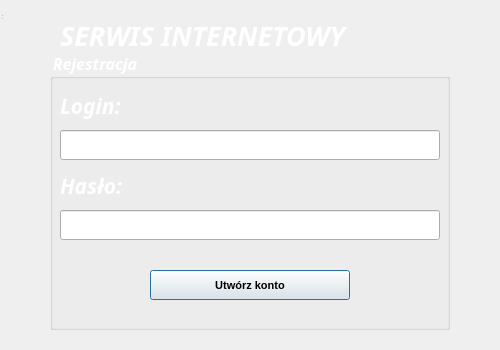
<?xml version="1.0" encoding="UTF-8"?>
<ui version="4.0">
 <class>Register</class>
 <widget class="QDialog" name="Register">
  <property name="geometry">
   <rect>
    <x>0</x>
    <y>0</y>
    <width>500</width>
    <height>350</height>
   </rect>
  </property>
  <property name="windowTitle">
   <string>REJESTRACJA</string>
  </property>
  <property name="windowIcon">
   <iconset resource="images.qrc">
    <normaloff>:/image/icon.png</normaloff>:/image/icon.png</iconset>
  </property>
  <widget class="QWidget" name="centralWidget" native="true">
   <property name="geometry">
    <rect>
     <x>0</x>
     <y>0</y>
     <width>500</width>
     <height>350</height>
    </rect>
   </property>
   <property name="styleSheet">
    <string notr="true">#centralWidget
{
	border-image:url(:/image/background_3.jpg);
}
#label_2, #label_3, #label_5, #groupBox
{
	color:white;
}</string>
   </property>
   <widget class="QGroupBox" name="groupBox">
    <property name="geometry">
     <rect>
      <x>50</x>
      <y>50</y>
      <width>400</width>
      <height>280</height>
     </rect>
    </property>
    <property name="font">
     <font>
      <family>Corbel</family>
      <pointsize>12</pointsize>
      <weight>75</weight>
      <italic>true</italic>
      <bold>true</bold>
     </font>
    </property>
    <property name="title">
     <string>Rejestracja</string>
    </property>
    <widget class="QPushButton" name="pushButton">
     <property name="geometry">
      <rect>
       <x>100</x>
       <y>220</y>
       <width>200</width>
       <height>30</height>
      </rect>
     </property>
     <property name="font">
      <font>
       <pointsize>8</pointsize>
       <weight>75</weight>
       <bold>true</bold>
      </font>
     </property>
     <property name="text">
      <string>Utwórz konto</string>
     </property>
    </widget>
    <widget class="QLineEdit" name="lineEdit_username">
     <property name="geometry">
      <rect>
       <x>10</x>
       <y>80</y>
       <width>380</width>
       <height>30</height>
      </rect>
     </property>
     <property name="font">
      <font>
       <family>Calibri</family>
       <pointsize>11</pointsize>
       <weight>50</weight>
       <bold>false</bold>
      </font>
     </property>
     <property name="text">
      <string/>
     </property>
    </widget>
    <widget class="QLineEdit" name="lineEdit_password">
     <property name="enabled">
      <bool>true</bool>
     </property>
     <property name="geometry">
      <rect>
       <x>10</x>
       <y>160</y>
       <width>380</width>
       <height>30</height>
      </rect>
     </property>
     <property name="font">
      <font>
       <family>Calibri</family>
       <pointsize>11</pointsize>
      </font>
     </property>
     <property name="text">
      <string/>
     </property>
     <property name="echoMode">
      <enum>QLineEdit::Password</enum>
     </property>
    </widget>
    <widget class="QLabel" name="label_3">
     <property name="geometry">
      <rect>
       <x>10</x>
       <y>120</y>
       <width>191</width>
       <height>31</height>
      </rect>
     </property>
     <property name="font">
      <font>
       <family>Corbel</family>
       <pointsize>16</pointsize>
       <weight>75</weight>
       <italic>true</italic>
       <bold>true</bold>
      </font>
     </property>
     <property name="text">
      <string>Hasło:</string>
     </property>
    </widget>
    <widget class="QLabel" name="label_2">
     <property name="geometry">
      <rect>
       <x>10</x>
       <y>40</y>
       <width>191</width>
       <height>31</height>
      </rect>
     </property>
     <property name="font">
      <font>
       <family>Corbel</family>
       <pointsize>16</pointsize>
       <weight>75</weight>
       <italic>true</italic>
       <bold>true</bold>
      </font>
     </property>
     <property name="text">
      <string>Login:</string>
     </property>
    </widget>
   </widget>
   <widget class="QLabel" name="label_5">
    <property name="geometry">
     <rect>
      <x>60</x>
      <y>20</y>
      <width>361</width>
      <height>31</height>
     </rect>
    </property>
    <property name="font">
     <font>
      <family>Corbel</family>
      <pointsize>20</pointsize>
      <weight>75</weight>
      <italic>true</italic>
      <bold>true</bold>
     </font>
    </property>
    <property name="focusPolicy">
     <enum>Qt::NoFocus</enum>
    </property>
    <property name="contextMenuPolicy">
     <enum>Qt::NoContextMenu</enum>
    </property>
    <property name="text">
     <string>SERWIS INTERNETOWY</string>
    </property>
   </widget>
  </widget>
  <widget class="QToolBar" name="mainToolBar">
   <property name="geometry">
    <rect>
     <x>0</x>
     <y>0</y>
     <width>4</width>
     <height>14</height>
    </rect>
   </property>
  </widget>
  <widget class="QStatusBar" name="statusBar">
   <property name="geometry">
    <rect>
     <x>0</x>
     <y>0</y>
     <width>3</width>
     <height>21</height>
    </rect>
   </property>
  </widget>
 </widget>
 <layoutdefault spacing="6" margin="11"/>
 <tabstops>
  <tabstop>lineEdit_username</tabstop>
  <tabstop>lineEdit_password</tabstop>
  <tabstop>pushButton</tabstop>
 </tabstops>
 <resources>
  <include location="images.qrc"/>
 </resources>
 <connections/>
</ui>
